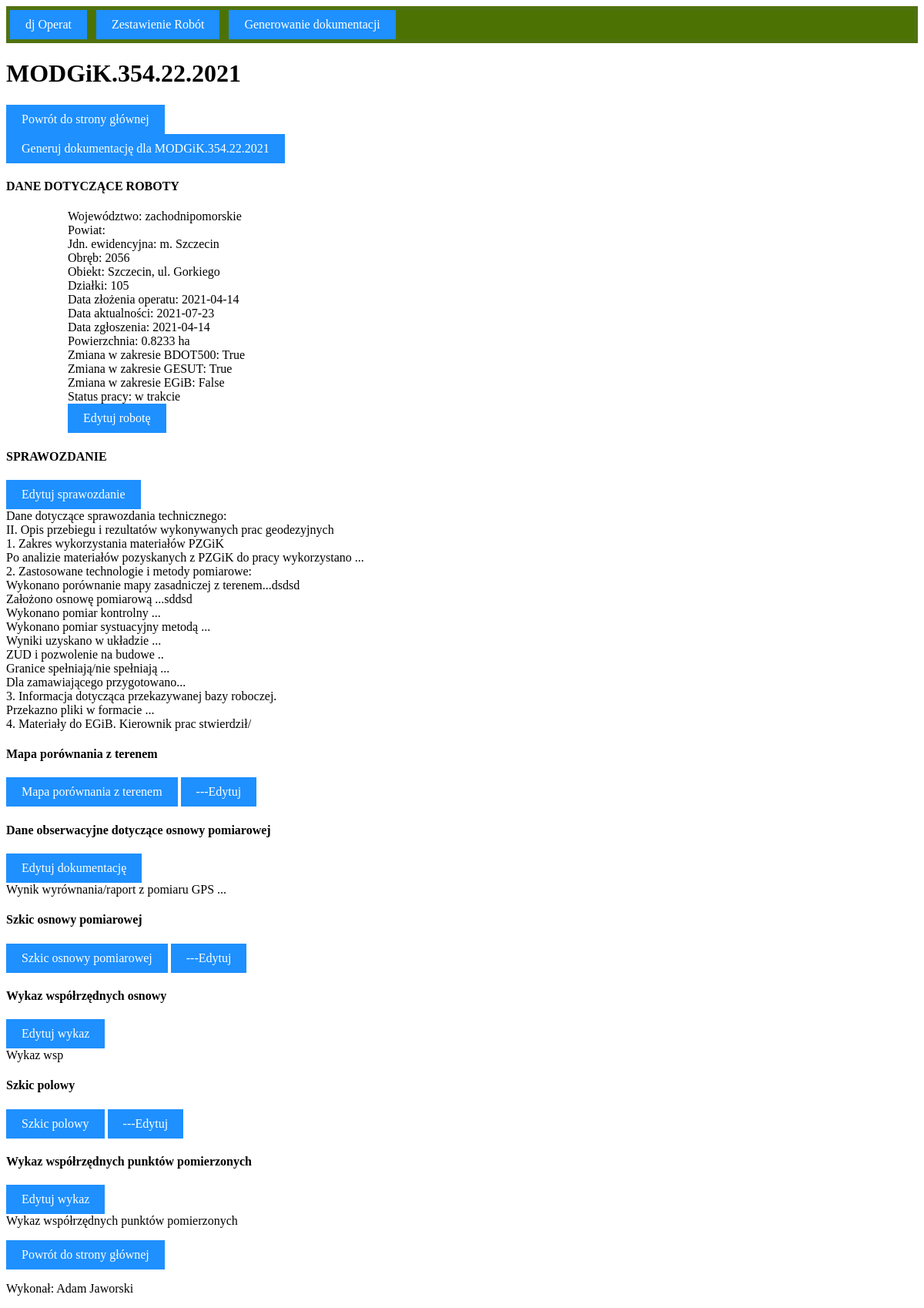
The page /2/ on the database as committed earlier.
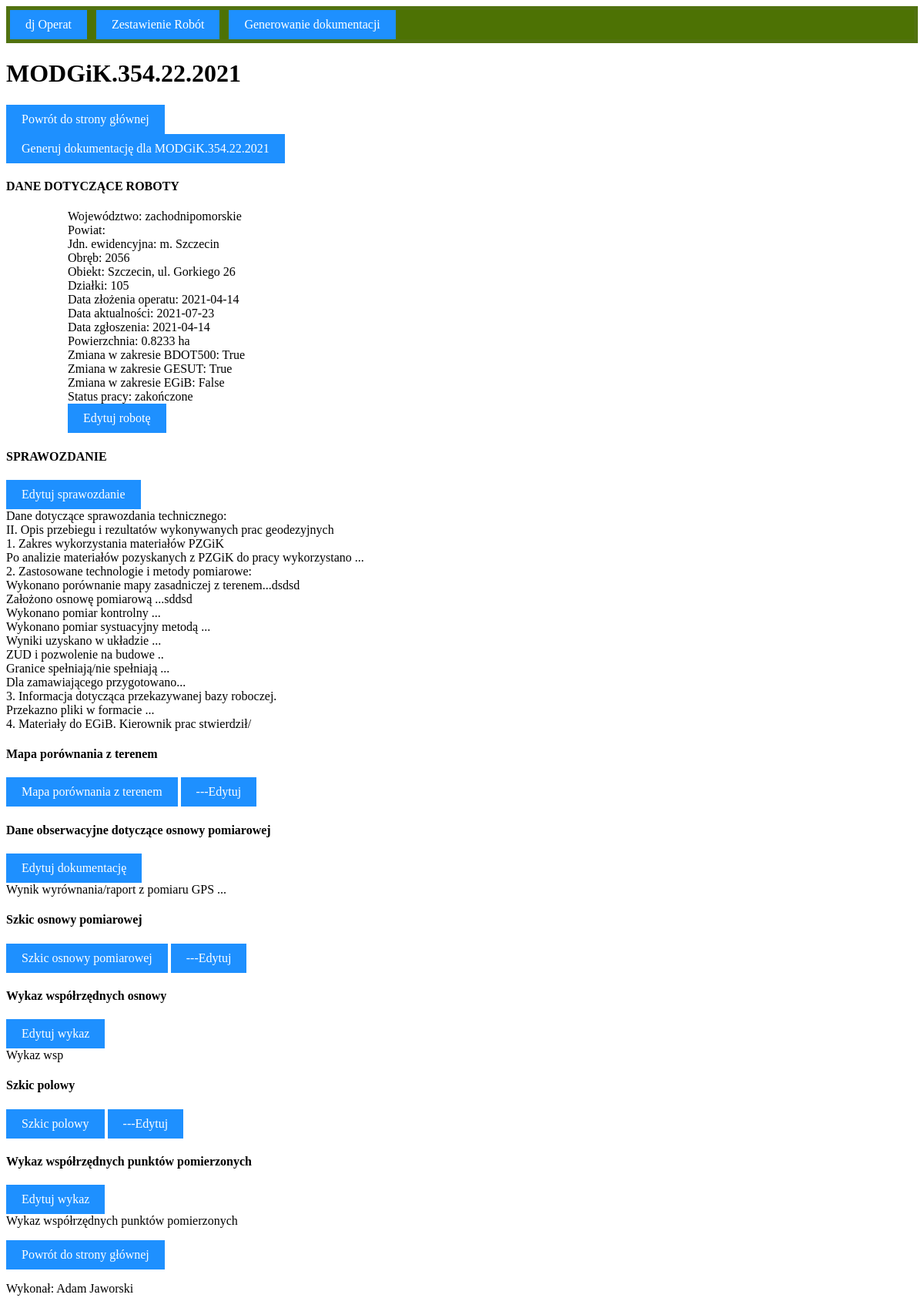
The same page on the database as committed later.
### operat/models.py (models this page shows, shortened)
class Robota(models.Model):
    idpracy=models.CharField(max_length=25, null=True, default='XX.6640.XXXX.RRRR')
    wojew=models.CharField(max_length=50, null=True, default='zachodniopomorskie')
    powiat=models.CharField(max_length=50, null=True)
    jew=models.CharField(max_length=50, null=True)
    obr=models.CharField(max_length=50, null=True)
    obiekt=models.CharField(max_length=100, null=True)
    dzialki=models.CharField(max_length=50, null=True)
    data_aktu=models.CharField(max_length=10, null=True, default='RRRR-MM-DD')
    data_mat=models.CharField(max_length=10, null=True, default='RRRR-MM-DD')
    zmianaBDOT=models.BooleanField(default=False, null=True)
    zmianaGESUT=models.BooleanField(default=False, null=True)
    zmianaEGIB=models.BooleanField(default=False, null=True)
    data_operat=models.CharField(max_length=10, null=True)
    obszar=models.CharField(max_length=50, null=True)
    status=models.CharField(max_length=10, null=True, default='w trakcie')

class Sprawozdanie(models.Model):
    idpracy=models.OneToOneField(Robota, on_delete=models.CASCADE, null=True)
    zakresMat=models.TextField(default='Po analizie materiałów pozyskanych z PZGiK do...')
    techMet1=models.TextField(default='Wykonano porównanie... ')
    techMet2=models.TextField(default='Założono osnowę pomiarową ...')
    techMet3=models.TextField(default='Wykonano pomiar kontrolny ...')
    techMet4=models.TextField(default='Wykonano pomiar systuacyjny metodą ...')
    techMet5=models.TextField(default='Wyniki uzyskano w układzie ...')
    zudpozwolenie=models.TextField(default='ZUD i pozwolenie na budowe ..')
    granice=models.TextField(default='Granice spełniają/nie spełniają ...')
    dokZamawiajacy=models.TextField(default='Dla zamawiającego przygotowano...')
    zasilenie=models.TextField(default='Przekazno pliki w formacie ...')
    egibzmiany=models.TextField(default='Kierownik prac stwierdził/nie stwierdził ...')

class DaneObsOsnPom(models.Model):
    idpracy=models.OneToOneField(Robota, on_delete=models.CASCADE, null=True)
    raport=models.TextField(default='Wynik wyrównania/raport z pomiaru GPS ...')

class WykazWspOsn(models.Model):
    idpracy=models.OneToOneField(Robota, on_delete=models.CASCADE, null=True)
    wykaz=models.TextField(default='Wykaz wsp')

class WykazWspPom(models.Model):
    idpracy=models.OneToOneField(Robota, on_delete=models.CASCADE, null=True)
    wykazpom=models.TextField(default='Wykaz współrzędnych punktów pomierzonych ')

### operat/views.py (the view)
# urls.py: path('<idpracy>/', views.szczegoly, name="szczegoly"),
def szczegoly(request, idpracy):
    robota = get_object_or_404(Robota, pk=idpracy)
    return render(request, 'operat/szczegoly.html', {"Robota": robota, })

### operat/templates/operat/szczegoly.html
{% extends "base_layout.html" %}
{% block content %}
<h1>{{ Robota.idpracy }}</h1>
<a href="\">Powrót do strony głównej</a><BR>
<a href="/{{Robota.id}}/dokumentacja">Generuj dokumentację dla {{ Robota.idpracy }}</a>
<h4>DANE DOTYCZĄCE ROBOTY</h4>
<ol>
<ul>Województwo: {{ Robota.wojew}}</ul>
<ul>Powiat: {{ Robota.pow }}</ul>
<ul>Jdn. ewidencyjna: {{ Robota.jew }}</ul>
<ul>Obręb: {{Robota.obr}}</ul>
<ul>Obiekt: {{Robota.obiekt}}</ul>
<ul>Działki: {{Robota.dzialki}}</ul>
<ul>Data złożenia operatu: {{Robota.data_operat}}</ul>
<ul>Data aktualności: {{Robota.data_aktu}}</ul>
<ul>Data zgłoszenia: {{Robota.data_operat}}</ul>
<ul>Powierzchnia: {{Robota.obszar}}</ul>
<ul>Zmiana w zakresie BDOT500: {{Robota.zmianaBDOT}}</ul>
<ul>Zmiana w zakresie GESUT: {{Robota.zmianaGESUT}}</ul>
<ul>Zmiana w zakresie EGiB: {{Robota.zmianaEGIB}}</ul>
<ul>Status pracy: {{Robota.status}}</ul>
<ul><a href="/{{Robota.id}}/edycja">Edytuj robotę</a></ul>
</ol>
<h4>SPRAWOZDANIE</h4>
<p>
    <a href="/{{Robota.id}}/edycjaspr">Edytuj sprawozdanie</a><BR>
    Dane dotyczące sprawozdania technicznego:<BR>
    II. Opis przebiegu i rezultatów wykonywanych prac geodezyjnych<BR>
    1.	Zakres wykorzystania materiałów PZGiK <BR>
    {{Robota.sprawozdanie.zakresMat}}<BR>
    2. Zastosowane technologie i metody pomiarowe:<BR>
    {{Robota.sprawozdanie.techMet1}}<BR>
    {{Robota.sprawozdanie.techMet2}}<BR>
    {{Robota.sprawozdanie.techMet3}}<BR>
    {{Robota.sprawozdanie.techMet4}}<BR>
    {{Robota.sprawozdanie.techMet5}}<BR>
    {{Robota.sprawozdanie.zudpozwolenie}}<BR>
    {{Robota.sprawozdanie.granice}}<BR>
    {{Robota.sprawozdanie.dokZamawiajacy}}<BR>
    3. Informacja dotycząca przekazywanej bazy roboczej.<BR>
    {{Robota.sprawozdanie.zasilenie}}<BR>
    4. Materiały do EGiB.
    {{Robota.sprawozdanie.egibzmiany}}<BR>
</p>
<p>
    <h4>Mapa porównania z terenem</h4>
    <a href="/{{Robota.mapaporownania.mpztPDF}}">Mapa porównania z terenem</a>
    <a href="/{{Robota.id}}/edycjampzt">---Edytuj</a><BR>
</p>
<p>
    <h4>Dane obserwacyjne dotyczące osnowy pomiarowej</h4>
    <a href="/{{Robota.id}}/edycjadaneobs">Edytuj dokumentację</a><BR>
    {{Robota.daneobsosnpom.raport}}
</p>
<p>
    <h4>Szkic osnowy pomiarowej</h4>
    <a href="/{{Robota.szkicosnowypom.szkicPDF}}">Szkic osnowy pomiarowej</a>
    <a href="/{{Robota.id}}/edycjaszkicosn">---Edytuj</a><BR>
</p>
<p>
    <h4>Wykaz współrzędnych osnowy</h4>
    <a href="/{{Robota.id}}/edycjawsposn">Edytuj wykaz</a><BR>
    {{Robota.wykazwsposn.wykaz}}
</p>
<p>
    <h4>Szkic polowy</h4>
    <a href="/{{Robota.szkicpolowy.szkicpolPDF}}">Szkic polowy</a>
    <a href="/{{Robota.id}}/edycjaszkicpol">---Edytuj</a><BR>
</p>
<p>
    <h4>Wykaz współrzędnych punktów pomierzonych</h4>
    <a href="/{{Robota.id}}/edycjawsppom">Edytuj wykaz</a><BR>
    {{Robota.wykazwsppom.wykazpom}}<BR>
</p>
<a href="\">Powrót do strony głównej</a>
{% endblock %}

Rows that differ between the two databases and show on the page:
changed Robota "zachodnipomorskie": obiekt "Szczecin, ul. Gorkiego" → "Szczecin, ul. Gorkiego 26"; status "w trakcie" → "zakończone"
